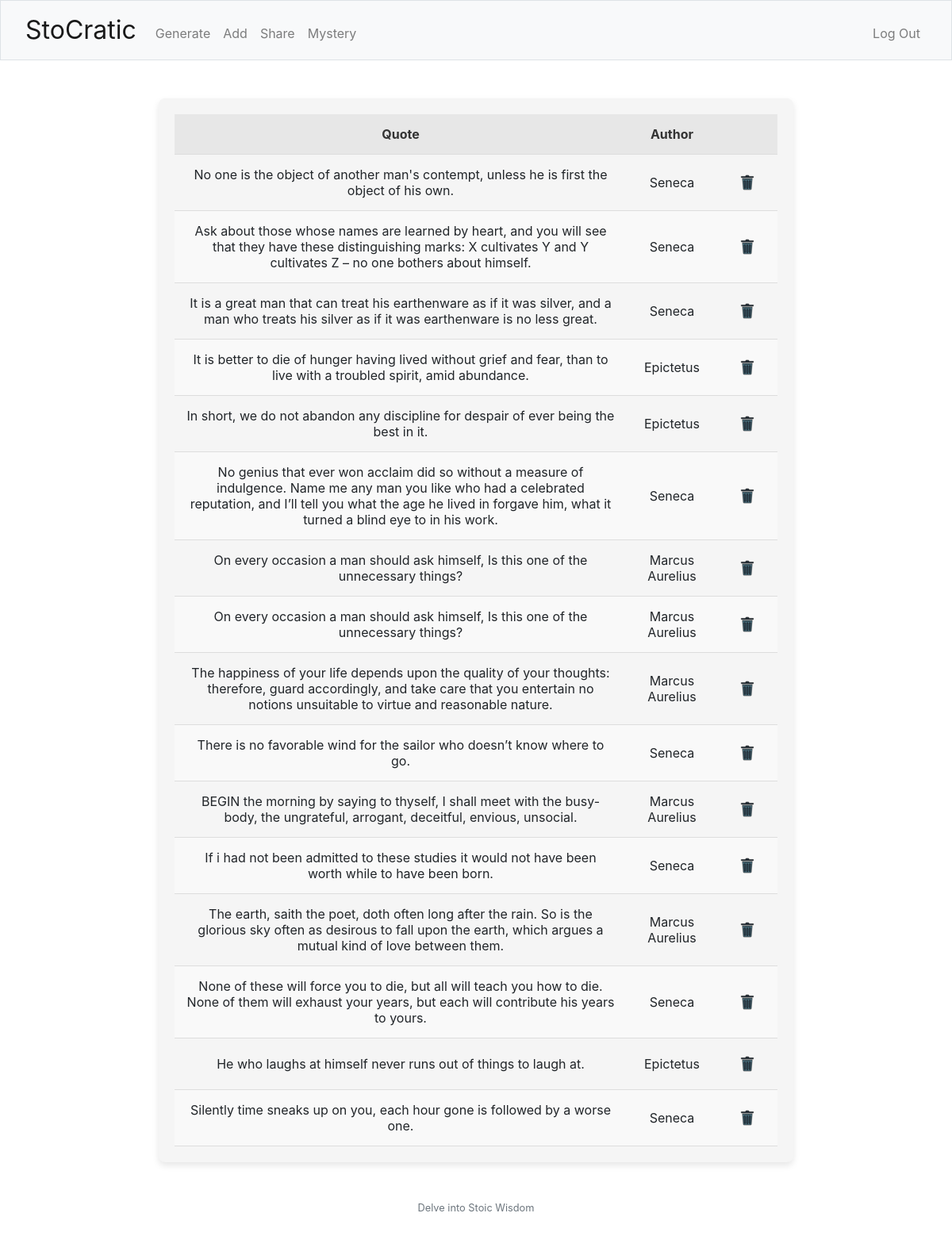
Before: / (signed in) with the older database file.
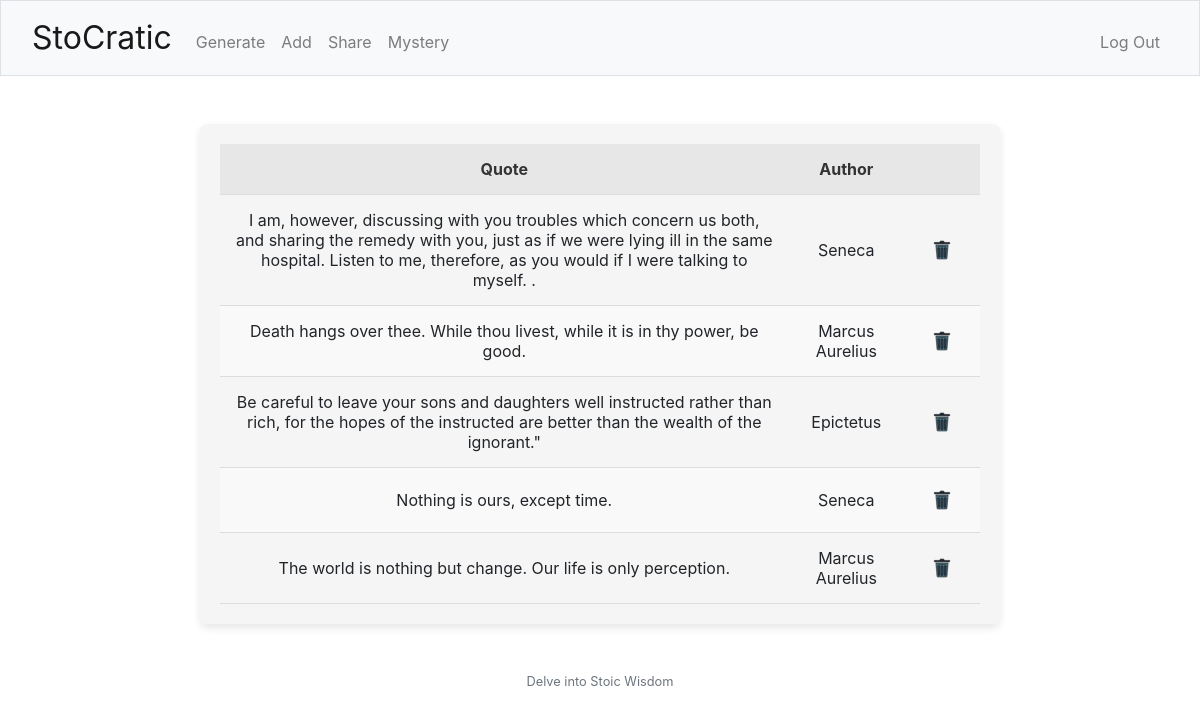
After: the same page with the newer database file.
### tables this page shows
CREATE TABLE quotes (
            id INTEGER PRIMARY KEY,
            quote_text TEXT NOT NULL,
            author TEXT NOT NULL,
            user_id INTEGER,
            FOREIGN KEY(user_id) REFERENCES users(id)
        );

### app.py (the view)
@app.route('/')
@login_required
def index():
    quotes = get_saved_quotes()
    return render_template('index.html', quotes=quotes)

### app.py (called while the page is built)
@app.after_request
def after_request(response):
    response.headers["Cache-Control"] = "no-cache, no-store, must-revalidate"
    response.headers["Expires"] = 0
    response.headers["Pragma"] = "no-cache"
    return response

### helpers.py (called while the page is built)
def login_required(f):
    @wraps(f)
    def decorated_function(*args, **kwargs):
        if session.get("user_id") is None:
            return redirect("/login")
        return f(*args, **kwargs)
    return decorated_function

def get_saved_quotes():
    connection = sqlite3.connect('quotes_app.db')
    cursor = connection.cursor()
    user_id = session['user_id']
    cursor.execute("SELECT quote_text, author FROM quotes WHERE user_id = ?", (user_id,))
    quotes = cursor.fetchall()
    connection.close()
    print(quotes)
    return quotes

### templates/index.html (shortened to what this page needs)
{% extends "layout.html" %}
{% block main %}
    <div class="quotes-table-container">
        <table class="quotes-table">
            <thead>
                <tr>
                    <th>Quote</th>
                    <th>Author</th>
                    <th></th>
                </tr>
            </thead>
            <tbody>
                {% for quote in quotes %}
                <tr>
                    <td>{{ quote[0] }}</td>
                    <td>{{ quote[1] }}</td>
                    <td>
                        <a href="{{ url_for('delete_quote', quote_text=quote[0]) }}" class="btn btn-1">
                            <img src="/static/delete.png" alt="Delete">
                        </a>
                    </td>
                </tr>
                {% endfor %}
            </tbody>
        </table>
    </div>
{% endblock %}

### templates/layout.html (shortened to what this page needs)
<!DOCTYPE html>
<html lang="en">
    <head>
        <link href="https://cdn.jsdelivr.net/npm/bootstrap@5.1.3/dist/css/bootstrap.min.css" rel="stylesheet">
        <link href="/static/styles.css" rel="stylesheet">
        <link rel="stylesheet" href="https://cdn.jsdelivr.net/npm/bootstrap@4.4.1/dist/css/bootstrap.min.css">
    </head>
    <body>
        <nav class="bg-light border navbar navbar-expand-md navbar-light">
            <div class="container-fluid">
                <a class="navbar-brand" href="/"><span class="black">StoCratic</span></a>
                <div class="collapse navbar-collapse" id="navbar">
                    {% if session["user_id"] %}
                        <ul class="navbar-nav me-auto mt-2">
                            <li class="nav-item"><a class="nav-link" href="/generate">Generate</a></li>
                            <li class="nav-item"><a class="nav-link" href="/add">Add</a></li>
                            <li class="nav-item"><a class="nav-link" href="/share">Share</a></li>
                            <li class="nav-item"><a class="nav-link" href="/mystery">Mystery</a></li>
                        </ul>
                        <ul class="navbar-nav ms-auto mt-2">
                            <li class="nav-item"><a class="nav-link" href="/logout">Log Out</a></li>
                        </ul>
                    {% else %}
                        <ul class="navbar-nav ms-auto mt-2">
                            <li class="nav-item"><a class="nav-link" href="/register">Register</a></li>
                            <li class="nav-item"><a class="nav-link" href="/login">Log In</a></li>
                        </ul>
                    {% endif %}
                </div>
            </div>
        </nav>
        <main class="container-fluid py-5 text-center">
            {% block main %}{% endblock %}
        </main>
        <footer class="mb-5 small text-center text-muted">
            Delve into Stoic Wisdom
        </footer>
    </body>
</html>

### static/styles.css (style rules this page uses)
nav .navbar-brand { font-size: xx-large; }
.quotes-table-container { max-width: 800px; margin: auto; padding: 20px; background-color: #f5f5f5; border-radius: 8px; box-shadow: 0 4px 8px rgba(0, 0, 0, 0.1); }
.quotes-table { width: 100%; border-collapse: collapse; }
.quotes-table th, .quotes-table td { padding: 15px; text-align: center; border-bottom: 1px solid #ddd; }
.quotes-table th { background-color: #e7e7e7; color: #333; font-weight: bold; }
.quotes-table tr:nth-child(even) { background-color: #f9f9f9; }
.btn-1 { background-color: transparent; border: none; }

Changed rows visible on the page:
removed quotes: quote_text "No one is the object of another man's contempt, unless he is first the object of his own.", author "Seneca"
removed quotes: quote_text "Ask about those whose names are learned by heart, and you will see that they have these distinguishing marks: X cultivates Y and Y cultivates Z – no one bothers about himself.", author "Seneca"
removed quotes: quote_text "It is a great man that can treat his earthenware as if it was silver, and a man who treats his silver as if it was earthenware is no less great.", author "Seneca"
removed quotes: quote_text "It is better to die of hunger having lived without grief and fear, than to live with a troubled spirit, amid abundance.", author "Epictetus"
removed quotes: quote_text "In short, we do not abandon any discipline for despair of ever being the best in it.", author "Epictetus"
removed quotes: quote_text "No genius that ever won acclaim did so without a measure of indulgence. Name me any man you like who had a celebrated reputation, and I’ll tell you what the age he lived in forgave him, what it turned a blind eye to in his work.", author "Seneca"
removed quotes: quote_text "On every occasion a man should ask himself, Is this one of the unnecessary things?", author "Marcus Aurelius"
removed quotes: quote_text "On every occasion a man should ask himself, Is this one of the unnecessary things?", author "Marcus Aurelius"
removed quotes: quote_text "The happiness of your life depends upon the quality of your thoughts: therefore, guard accordingly, and take care that you entertain no notions unsuitable to virtue and reasonable nature.", author "Marcus Aurelius"
removed quotes: quote_text "There is no favorable wind for the sailor who doesn’t know where to go.", author "Seneca"
removed quotes: quote_text "BEGIN the morning by saying to thyself, I shall meet with the busy-body, the ungrateful, arrogant, deceitful, envious, unsocial.", author "Marcus Aurelius"
removed quotes: quote_text "If i had not been admitted to these studies it would not have been worth while to have been born.", author "Seneca"
removed quotes: quote_text "The earth, saith the poet, doth often long after the rain. So is the glorious sky often as desirous to fall upon the earth, which argues a mutual kind of love between them.", author "Marcus Aurelius"
removed quotes: quote_text "None of these will force you to die, but all will teach you how to die. None of them will exhaust your years, but each will contribute his years to yours.", author "Seneca"
removed quotes: quote_text "He who laughs at himself never runs out of things to laugh at.", author "Epictetus"
removed quotes: quote_text "Silently time sneaks up on you, each hour gone is followed by a worse one.", author "Seneca"
added quotes: quote_text "I am, however, discussing with you troubles which concern us both, and sharing the remedy with you, just as if we were lying ill in the same hospital. Listen to me, therefore, as you would if I were talking to myself. .", author "Seneca"
added quotes: quote_text "Death hangs over thee. While thou livest, while it is in thy power, be good.", author "Marcus Aurelius"
added quotes: quote_text "Be careful to leave your sons and daughters well instructed rather than rich, for the hopes of the instructed are better than the wealth of the ignorant.\"", author "Epictetus"
added quotes: quote_text "Nothing is ours, except time.", author "Seneca"
added quotes: quote_text "The world is nothing but change. Our life is only perception.", author "Marcus Aurelius"
